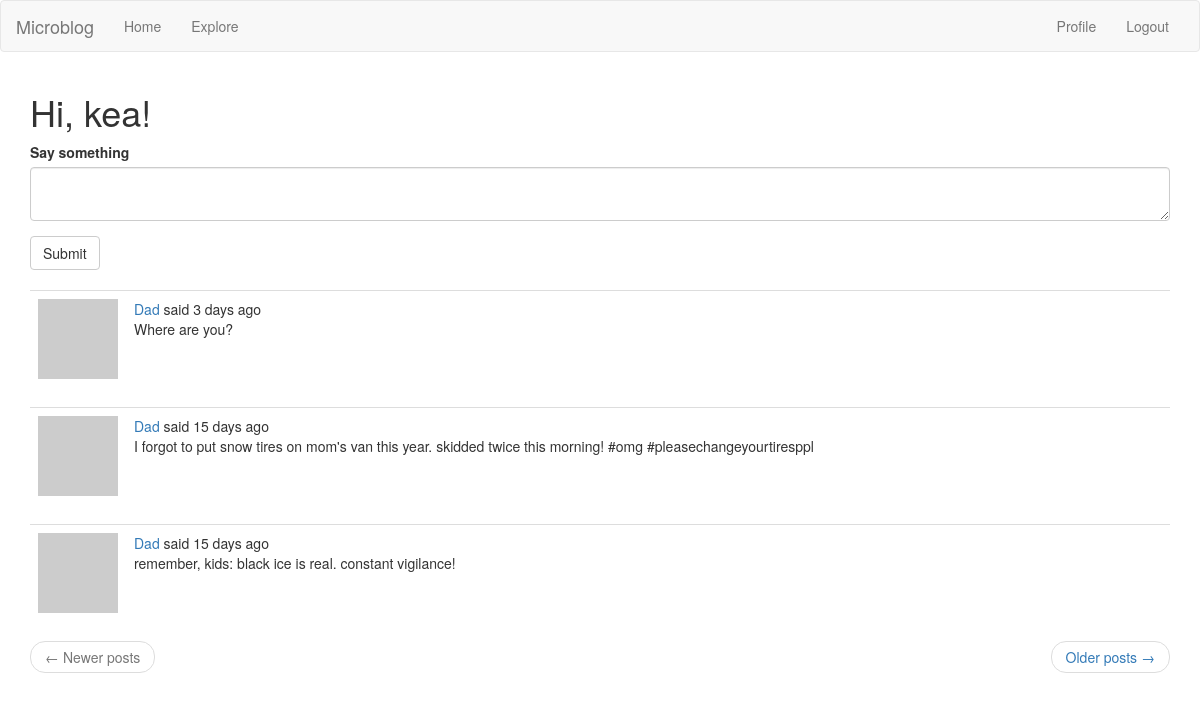
The page /index (signed in) on the database as committed earlier.
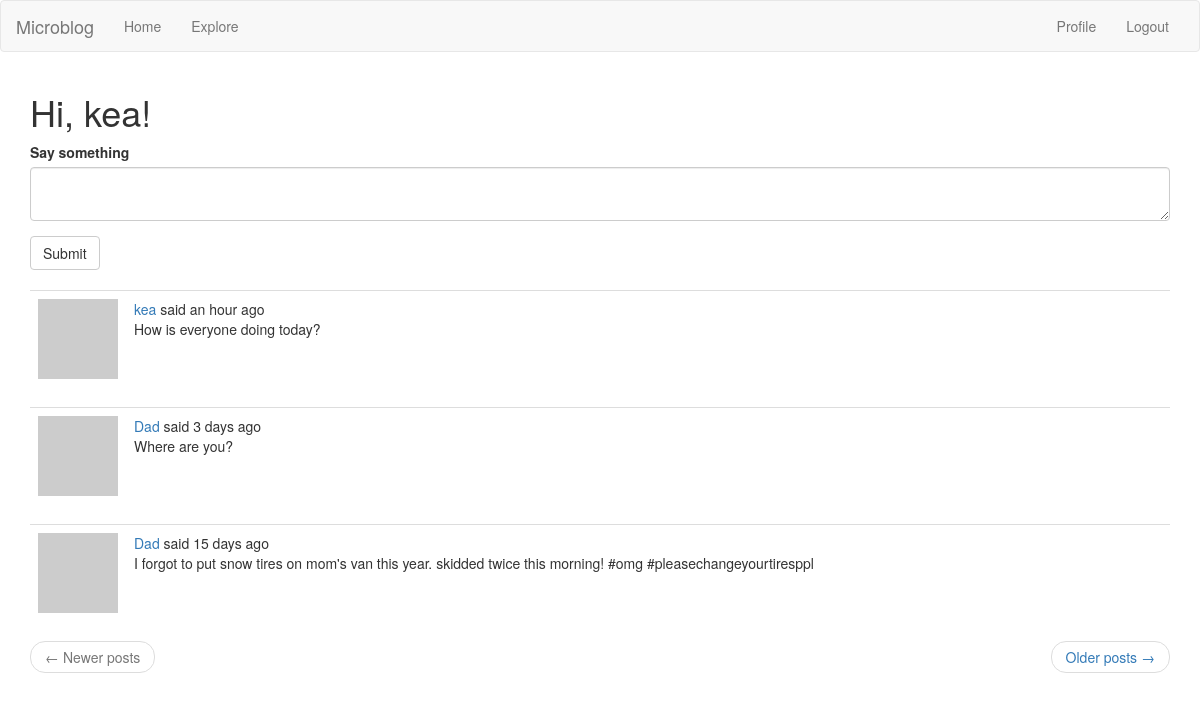
The same page on the database as committed later.
### app/models.py (models this page shows, shortened)
class User(UserMixin, db.Model):
    id = db.Column(db.Integer, primary_key = True)
    username = db.Column(db.String(64), index = True, unique = True)
    email = db.Column(db.String(120), index = True, unique = True)
    password_hash = db.Column(db.String(128))
    posts = db.relationship("Post", backref = "author", lazy = "dynamic")
    about_me = db.Column(db.String(140))
    last_seen = db.Column(db.DateTime, default = datetime.utcnow)
    followed = db.relationship("User", secondary = followers,
    primaryjoin = (followers.c.follower_id == id),
    secondaryjoin = (followers.c.followed_id == id),
    backref = db.backref("followers", lazy = "dynamic"), lazy = "dynamic")
    def avatar(self, size):
        digest = md5(self.email.lower().encode("utf-8")).hexdigest()
        return "https://www.gravatar.com/avatar/{}?d=retro&s={}".format(digest, size)
    def followed_posts(self):
        followed = Post.query.join(followers,(
            followers.c.followed_id == Post.user_id)).filter(
            followers.c.follower_id == self.id)
        own = Post.query.filter(Post.user_id == self.id)
        return followed.union(own).order_by(Post.timestamp.desc())

class Post(db.Model):
    id = db.Column(db.Integer, primary_key = True)
    body = db.Column(db.String(140))
    timestamp = db.Column(db.DateTime, index = True, default = datetime.utcnow)
    user_id = db.Column(db.Integer, db.ForeignKey("user.id"))
    language = db.Column(db.String(5))

### app/routes.py (the view, shortened to what this page needs)
@flaskApp.route("/", methods = ["GET", "POST"])
@flaskApp.route("/index", methods = ["GET", "POST"])
@login_required
def index():
    form = PostForm()
    page = request.args.get("page", 1, type = int)
    posts = current_user.followed_posts().paginate(page,
        flaskApp.config["POSTS_PER_PAGE"], False)
    next_url = url_for("index", page = posts.next_num) if posts.has_next else None
    prev_url = url_for("index", page = posts.prev_num) if posts.has_prev else None
    return render_template("index.html", title = _("Home Page"), form = form,
        posts = posts.items, next_url = next_url, prev_url = prev_url)

### app/forms.py
class PostForm(FlaskForm):
    post = TextAreaField(_l("Say something"), validators=[DataRequired(),
        Length(min=0, max=140)])
    submit = SubmitField(_l("Submit"))

### app/models.py (called while the page is built)
@login.user_loader
def load_user(id):
    return User.query.get(int(id))

### app/routes.py (called while the page is built)
@flaskApp.before_request
def before_request():
    if current_user.is_authenticated:
        current_user.last_seen = datetime.utcnow()
        db.session.commit()
    g.locale = str(get_locale())

### app/templates/index.html
{% extends "base.html" %}
{% import 'bootstrap/wtf.html' as wtf %}
{% block app_content %}
    <h1>{{ _("Hi, %(username)s!", username = current_user.username) }}</h1>
    {% if form %}
            {{ wtf.quick_form(form) }}
    <br>
    {% endif %}
    {% for post in posts %}
        {% include "_post.html" %}
    {% endfor %}
    <nav aria-label="...">
        <ul class="pager">
            <li class="previous{% if not prev_url %} disabled{% endif %}">
                <a href="{{ prev_url or '#' }}">
                    <span aria-hidden="true">&larr;</span> {{ _("Newer posts") }}
                </a>
            </li>
            <li class="next{% if not next_url %} disabled{% endif %}">
                <a href="{{ next_url or '#' }}">
                    {{ _("Older posts") }} <span aria-hidden="true">&rarr;</span>
                </a>
            </li>
        </ul>
    </nav>
{% endblock %}

### app/templates/base.html (shortened to what this page needs)
{% extends 'bootstrap/base.html' %}
{% block navbar %}
<nav class="navbar navbar-default">
       <div class="container-fluid">
          <div class="navbar-header">
          <a class="navbar-brand" href="{{ url_for('index') }}">Microblog</a>
      </div>
      <div class="collapse navbar-collapse" id="bs-example-navbar-collapse-1">
        <ul class="nav navbar-nav">
            <li><a href="{{ url_for('index') }}">{{ _("Home") }}</a></li>
            <li><a href="{{ url_for('explore') }}">{{ _("Explore") }}</a></li>
        </ul>
        <ul class="nav navbar-nav navbar-right">
            {% if current_user.is_anonymous %}
            <li><a href= "{{ url_for('login') }}">{{ _("Login") }}</a></li>
            {% else %}
            <li><a href="{{ url_for('user', username = current_user.username) }}">{{ _("Profile") }}</a></li>
            <li><a href= "{{ url_for('logout') }}">{{ _("Logout") }}</a></li>
            {% endif %}
        </ul>
        </div>
    </div>
</nav>
{% endblock %}
{% block content %}
    <div class = "container">
        {% block app_content %} {% endblock %}
    </div>
{% endblock %}

### app/templates/_post.html (shortened to what this page needs)
<table class = "table table-hover">
    <tr>
        <td width = "70px">
            <a href = "{{ url_for('user', username = post.author.username) }}">
                <img src = "{{ post.author.avatar(70) }}">
            </a>
        </td>
        <td>
            {{ _("%(username)s said %(when)s",
                username = user_link, when = moment(post.timestamp).fromNow()) }}
            <br>
            <span id="post{{ post.id }}">{{ post.body }}</span>
        </td>
    </tr>
</table>

Rows that differ between the two databases and show on the page:
no longer on this page (row unchanged): Post: body "remember, kids: black ice is real. constant vigilance!"
added Post: body "How is everyone doing today?"
